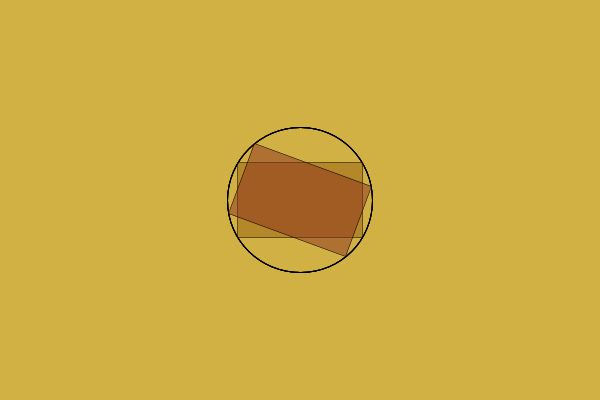
Frame 1 (no input)
Frame 60 (the mouse pressed at the canvas centre just before this capture): identical to frame 1, image omitted
Frame 120 (the mouse held since frame 60 and released just before this capture): identical to frame 1, image omitted

The Processing sketch that drew this single still picture (run headless with seeded random() and noise(); from frame 60 on, the mouse is pressed at the canvas centre):

// Processing sketch: scale2
// ── scale2.pde
void setup() {
   size(600, 400);
}

void draw() {
   background(210, 177, 68);
   stroke(0);
   noFill();
   
   // move the origin to the center of the screen
   translate(300, 200);
   scale(0.5);
   
   strokeWeight(2);
   drawCircleTo( 125,  75);
   drawCircleTo( 125, -75);
   drawCircleTo(-125,  75);
   drawCircleTo(-125, -75);
   strokeWeight(1);
   
   fill(149, 93, 13, 128);
   rect(-125, -75, 250, 150);    
   fill(139, 49, 30, 128);
   
   rotate(radians(20));
   
   rect(-125, -75, 250, 150);
}

void drawCircleTo(float x, float y) {
   float r = dist(0, 0, x, y);
   ellipse(0, 0, 2*r, 2*r);
}
